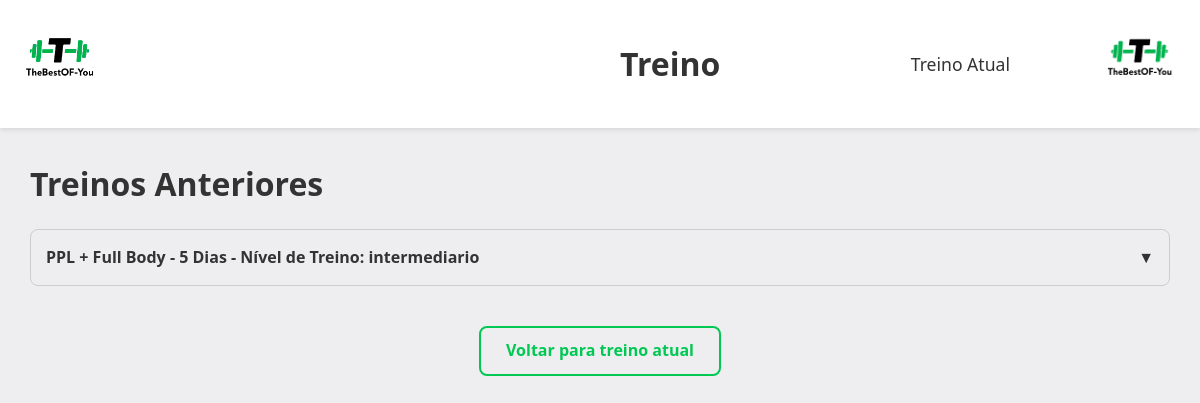
Page /Códigos/treino/treinos_anteriores.php (signed in) on the committed database.
### tables this page shows
CREATE TABLE `treino` (
  `id_treino` int(11) NOT NULL,
  `id_usuario` int(11) NOT NULL,
  `divisao_treino` varchar(30) NOT NULL,
  `dias_de_treino` int(11) NOT NULL,
  `nivel_de_treino` varchar(30) NOT NULL,
  `arquivo_treino` varchar(255) NOT NULL,
  `enfase_muscular` varchar(255) DEFAULT NULL,
  `situacao` varchar(2) NOT NULL
);

### Códigos/treino/treinos_anteriores.php (the view, shortened to what this page needs)
<?php
include "../conexao.php";
$usuario_id = $_SESSION['id_usuario'];
$stmt = $conexao->prepare("SELECT * FROM treino WHERE id_usuario = ? AND (situacao = 'D' OR situacao = '') ORDER BY id_treino DESC");
$stmt->bind_param("i", $usuario_id);
$stmt->execute();
$resultado = $stmt->get_result();
$treinos_anteriores = $resultado->fetch_all(MYSQLI_ASSOC);
?>
<!DOCTYPE html>
<html lang="pt-BR">
<head>
    <link rel="stylesheet" href="treinos_anteriores.css">
</head>
<body>
<header>
    <div class="logo">
        <a href="../pagina_principal/index.php"><img src="imagens/Logo.png" alt="Logo"></a>
    </div>
    <div class="site-name"><h1>Treino</h1></div>
    <nav class="nav-links">
        <a href="treino.php">Treino Atual</a>
    </nav>
    <div class="logo">
        <a href="../pagina_principal/index.php"><img src="imagens/Logo.png" alt="Logo"></a>
    </div>
</header>
<div class="container">
    <h1>Treinos Anteriores</h1>
    <?php if (count($treinos_anteriores) === 0): ?>
        <p>Você ainda não possui treinos anteriores.</p>
    <?php else: ?>
        <?php foreach ($treinos_anteriores as $t): ?>
            <div class="dieta-box">
                <div class="dieta-header" onclick="toggleConteudo('conteudo<?= $t['id_treino'] ?>')">
                    <strong><?= htmlspecialchars($t['divisao_treino']) ?> - <?= $t['dias_de_treino'] ?> Dias - Nível de Treino: <?= htmlspecialchars($t['nivel_de_treino']) ?></strong>
                    <span>&#9660;</span>
                </div>
            </div>
        <?php endforeach; ?>
    <?php endif; ?>
    <a href="treino.php" class="link-voltar">Voltar para treino atual</a>
</div>
</body>
</html>

### Códigos/treino/treinos_anteriores.css (style rules this page uses)
* { margin: 0; padding: 0; box-sizing: border-box; }
body { font-family: 'Segoe UI', sans-serif; background-color: #eeeef1; line-height: 1.6; color: #333; }
header { background-color: white; display: flex; align-items: center; justify-content: space-between; box-shadow: 0 2px 5px rgba(0,0,0,0.1); position: relative; background-color: #fff; }
.logo img { height: 120px; cursor: pointer; transition: transform 0.3s ease; }
.site-name { font-size: 2rem; font-weight: bold; margin-left: 500px; margin-top: 20px; }
.nav-links { display: flex; gap: 20px; margin-left: auto; margin-right: 20px; }
.nav-links a { text-decoration: none; color: #333; font-weight: 500; font-size: 1.1rem; transition: color 0.3s; margin-right: 50px; }
h1 { font-size: 32px; margin-bottom: 20px; }
.container { padding: 30px; }
.nav-links a { margin-left: 15px; text-decoration: none; color: #333; }
.dieta-box { border: 1px solid #ccc; padding: 15px; margin-bottom: 15px; border-radius: 8px; }
.dieta-header { display: flex; justify-content: space-between; align-items: center; cursor: pointer; }
.link-voltar { display: block; width: fit-content; margin: 40px auto 20px auto; padding: 10px 25px; border: 2px solid #00c853; color: #00c853; background-color: transparent; border-radius: 8px; text-decoration: none; font-weight: bold; text-align: center; transition: all 0.3s ease; }

### rows in the picture
treino: divisao_treino "PPL + Full Body", dias_de_treino "5", nivel_de_treino "intermediario"
